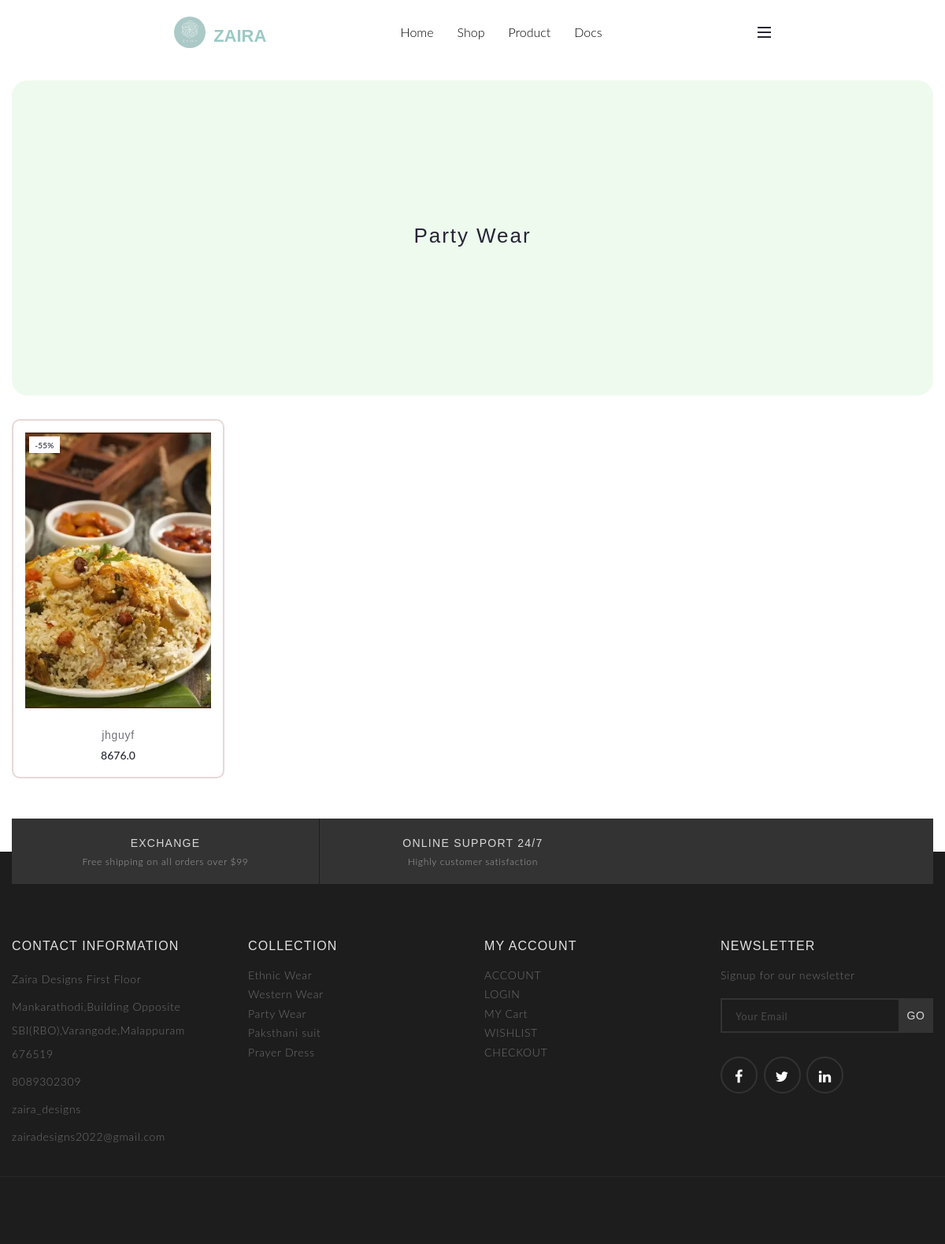
Screenshot of /party with the database file from the repository.
### web/models.py (models this page shows)
class Party(models.Model):
    name=models.CharField(max_length=100,null=False,blank=False)
    image = models.ImageField(upload_to="imagess",null=True,blank=True)
    price=models.FloatField(null=False,blank=False)

### web/views.py (the view)
# urls.py: path("party",views.party, name='party'),
def party(request):
     categoryparty=Party.objects.filter()
     return render(request,'partywear.html',{'categoryparty':categoryparty})

### templates/partywear.html (shortened to what this page needs)
{% load static %}
<!DOCTYPE html>
<html>
  <head>
    <link rel="stylesheet" href="{% static 'css/plugins.min.css' %}" />
    <link rel="stylesheet" href="{% static 'css/style.css' %}" />
  </head>
  <body>
    <div id="wrapper">
      <header class="navbar">
        <div class="logo">
          <img src="{% static 'images/zairaa.png' %}" alt="Zaira Logo" />
          <p style="color: #99c9c6; text-align: center; height: 1px">ZAIRA</p>
        </div>
        <nav>
          <ul class="nav-links">
            <li><a href="{% url 'index' %}">Home</a></li>
            <li><a href="#">Shop</a></li>
            <li><a href="{% url 'indus' %}">Product</a></li>
            <li><a href="#">Docs</a></li>
          </ul>
        </nav>
        <a href="#" class="sidemenu-btn" title="Menu Toggle">
          <span></span>
          <span></span>
          <span></span>
        </a>
      </header>
      <div class="main">
        <div class="container">
          <div class="row">
            <div class="col-md-9 col-md-push-3">
              <main
                class="hero-section"
                style="
                  height: 400px;
                  background-color: #eefaee;
                  margin-bottom: 30px;
                  border-radius: 20px;
                "
              >
                <div class="text-content">
                  <h1>Party Wear</h1>
                </div>
              </main>
              <div
                class="owl-data-carousel owl-carousel"
                data-owl-settings='{ "items":4, "nav": true, "dots":false }'
                data-owl-responsive='{ "480": {"items": 2}, "768": {"items": 3}, "992": {"items": 3}, "1200": {"items": 4} }'
              >
                {% for item in categoryparty %}
                <div
                  class="product"
                  style="
                    border: 2px solid #e7d8d8;
                    padding: 15px;
                    border-radius: 10px;
                  "
                >
                  <figure class="product-image-container">
                    <a href="#" title="Product Name" class="product-image-link">
                      <img
                        class="owl-lazy"
                        data-src="{{item.image.url}}"
                        width="195"
                        height="100"
                        alt="Product Image"
                      />
                    </a>
                    <span class="product-label">-55%</span>
                  </figure>
                  <h3 class="product-title" style="text-align: center">
                    <a href="#">{{item.name}}</a>
                  </h3>
                  <div
                    class="product-price-container"
                    style="text-align: center"
                  >
                    <span class="product-price">{{item.price}}</span>
                  </div>
                </div>
                {% endfor %}
              </div>
              <div class="mb30 mb10-xs"></div>
            </div>
          </div>
        </div>
      </div>
      <footer class="footer">
        <div class="container">
          <div class="info-bar">
            <div class="info-bar-col">
              <h5 class="info-bar-title">Exchange</h5>
              <p>Free shipping on all orders over $99</p>
            </div>
            <div class="info-bar-col">
              <h5 class="info-bar-title">ONLINE SUPPORT 24/7</h5>
              <p>Highly customer satisfaction</p>
            </div>
          </div>
        </div>
        <div class="footer-inner">
          <div class="container">
            <div class="row">
              <div class="col-sm-6 col-md-3">
                <div class="widget widget-about">
                  <h4 class="widget-title">Contact Information</h4>
                  <address>
                    <span>Zaira Designs First Floor </span>
                    <span
                      >Mankarathodi,Building Opposite
                      SBI(RBO),Varangode,Malappuram 676519
                    </span>
                    <span>8089302309</span>
                    <span>zaira_designs </span>
                    <a href="mailto:zairadesigns2022@gmail.com"
                      >zairadesigns2022@gmail.com</a
                    >
                  </address>
                </div>
              </div>
              <div class="col-sm-6 col-md-3">
                <div class="widget">
                  <h4 class="widget-title">Collection</h4>
                  <ul class="links">
                    <li><a href="{% url 'ethnicwear' %}">Ethnic Wear</a></li>
                    <li><a href="{% url 'western' %}">Western Wear</a></li>
                    <li><a href="{% url 'party' %}">Party Wear</a></li>
                    <li><a href="{% url 'paksthani' %}">Paksthani suit</a></li>
                    <li><a href="{% url 'prayer' %}">Prayer Dress</a></li>
                  </ul>
                </div>
              </div>
              <div class="col-sm-6 col-md-3">
                <div class="widget">
                  <h4 class="widget-title">My Account</h4>
                  <ul class="links">
                    <li><a href="#">ACCOUNT</a></li>
                    <li><a href="#">LOGIN</a></li>
                    <li><a href="#">MY Cart</a></li>
                    <li><a href="#">WISHLIST</a></li>
                    <li><a href="#">CHECKOUT</a></li>
                  </ul>
                </div>
              </div>
              <div class="col-sm-6 col-md-3">
                <div class="widget widget-newsletter">
                  <h4 class="widget-title">Newsletter</h4>
                  <p>Signup for our newsletter</p>
                  <form action="#">
                    <div class="form-group">
                      <input
                        type="email"
                        class="form-control"
                        placeholder="Your Email"
                        required
                      />
                      <input type="submit" value="GO" class="btn" />
                    </div>
                  </form>
                  <div class="social-icons">
                    <a href="#" class="social-icon" title="Facebook"
                      ><i class="fa fa-facebook"></i
                    ></a>
                    <a href="#" class="social-icon" title="Twitter"
                      ><i class="fa fa-twitter"></i
                    ></a>
                    <a href="#" class="social-icon" title="Linkedin"
                      ><i class="fa fa-linkedin"></i
                    ></a>
                  </div>
                </div>
              </div>
            </div>
          </div>
        </div>
        <div class="footer-bottom">
        </div>
      </footer>
    </div>
  </body>
</html>

### rows the page displays
Party: image (picture), name "jhguyf", price "8676.0"
